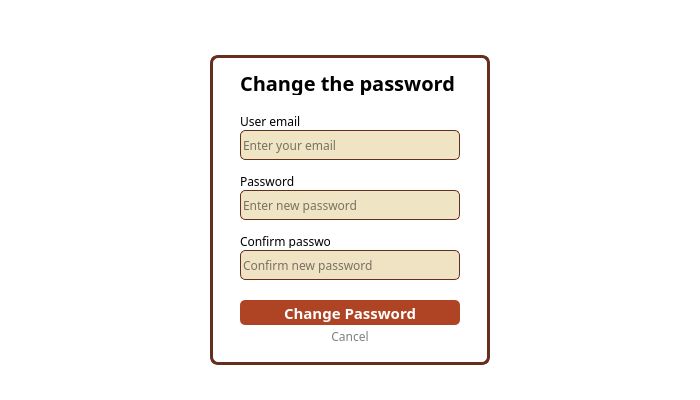
<?xml version="1.0" encoding="UTF-8"?>
<ui version="4.0">
 <class>Window</class>
 <widget class="QDialog" name="Window">
  <property name="geometry">
   <rect>
    <x>0</x>
    <y>0</y>
    <width>700</width>
    <height>400</height>
   </rect>
  </property>
  <property name="windowTitle">
   <string>Dialog</string>
  </property>
  <property name="styleSheet">
   <string notr="true">background-color: rgb(255, 255, 255); font-family: 'Montserrat', sans-serif;</string>
  </property>
  <property name="inputMethodHints">
   <set>Qt::ImhHiddenText</set>
  </property>
  <widget class="QLabel" name="welcomeLabel">
   <property name="geometry">
    <rect>
     <x>180</x>
     <y>-35</y>
     <width>340</width>
     <height>120</height>
    </rect>
   </property>
   <property name="text">
    <string/>
   </property>
   <property name="pixmap">
    <pixmap>Images/sign_up_in_color.png</pixmap>
   </property>
   <property name="scaledContents">
    <bool>true</bool>
   </property>
  </widget>
  <widget class="QLabel" name="boxLabel">
   <property name="geometry">
    <rect>
     <x>210</x>
     <y>55</y>
     <width>280</width>
     <height>310</height>
    </rect>
   </property>
   <property name="styleSheet">
    <string notr="true">border:3px solid rgb(102, 46, 28); border-radius:8px;</string>
   </property>
   <property name="frameShape">
    <enum>QFrame::NoFrame</enum>
   </property>
   <property name="frameShadow">
    <enum>QFrame::Sunken</enum>
   </property>
   <property name="lineWidth">
    <number>1</number>
   </property>
   <property name="midLineWidth">
    <number>2</number>
   </property>
   <property name="text">
    <string/>
   </property>
   <property name="scaledContents">
    <bool>false</bool>
   </property>
   <property name="indent">
    <number>-1</number>
   </property>
  </widget>
  <widget class="QLabel" name="changeLabel">
   <property name="geometry">
    <rect>
     <x>230</x>
     <y>70</y>
     <width>235</width>
     <height>25</height>
    </rect>
   </property>
   <property name="font">
    <font>
     <family>Montserrat,sans-serif</family>
     <pointsize>-1</pointsize>
     <weight>87</weight>
     <bold>true</bold>
    </font>
   </property>
   <property name="styleSheet">
    <string notr="true">font-weight:700; font-size:20px;</string>
   </property>
   <property name="text">
    <string>Change the password</string>
   </property>
   <property name="alignment">
    <set>Qt::AlignCenter</set>
   </property>
  </widget>
  <widget class="QLabel" name="emailLabel">
   <property name="geometry">
    <rect>
     <x>240</x>
     <y>115</y>
     <width>120</width>
     <height>13</height>
    </rect>
   </property>
   <property name="font">
    <font>
     <family>Montserrat,sans-serif</family>
    </font>
   </property>
   <property name="text">
    <string>User email</string>
   </property>
  </widget>
  <widget class="QLineEdit" name="emailInput">
   <property name="geometry">
    <rect>
     <x>240</x>
     <y>130</y>
     <width>220</width>
     <height>30</height>
    </rect>
   </property>
   <property name="font">
    <font>
     <family>Montserrat,sans-serif</family>
    </font>
   </property>
   <property name="styleSheet">
    <string notr="true">background-color: rgb(235, 220, 178, 200);
border : 1px solid #662E1C; border-radius:5px;</string>
   </property>
   <property name="placeholderText">
    <string>Enter your email</string>
   </property>
  </widget>
  <widget class="QLabel" name="passLabel">
   <property name="geometry">
    <rect>
     <x>240</x>
     <y>175</y>
     <width>120</width>
     <height>13</height>
    </rect>
   </property>
   <property name="font">
    <font>
     <family>Montserrat,sans-serif</family>
    </font>
   </property>
   <property name="text">
    <string>Password</string>
   </property>
  </widget>
  <widget class="QLineEdit" name="passInput">
   <property name="geometry">
    <rect>
     <x>240</x>
     <y>190</y>
     <width>220</width>
     <height>30</height>
    </rect>
   </property>
   <property name="font">
    <font>
     <family>Montserrat,sans-serif</family>
    </font>
   </property>
   <property name="styleSheet">
    <string notr="true">background-color: rgb(235, 220, 178, 200);
border : 1px solid #662E1C; border-radius:5px;</string>
   </property>
   <property name="echoMode">
    <enum>QLineEdit::Password</enum>
   </property>
   <property name="placeholderText">
    <string>Enter new password</string>
   </property>
  </widget>
  <widget class="QLabel" name="confLabel">
   <property name="geometry">
    <rect>
     <x>240</x>
     <y>235</y>
     <width>90</width>
     <height>13</height>
    </rect>
   </property>
   <property name="font">
    <font>
     <family>Montserrat,sans-serif</family>
    </font>
   </property>
   <property name="text">
    <string>Confirm password</string>
   </property>
  </widget>
  <widget class="QLineEdit" name="confInput">
   <property name="geometry">
    <rect>
     <x>240</x>
     <y>250</y>
     <width>220</width>
     <height>30</height>
    </rect>
   </property>
   <property name="font">
    <font>
     <family>Montserrat,sans-serif</family>
    </font>
   </property>
   <property name="styleSheet">
    <string notr="true">background-color: rgb(235, 219, 178, 200);
border : 1px solid #662E1C; border-radius:5px;</string>
   </property>
   <property name="inputMethodHints">
    <set>Qt::ImhHiddenText|Qt::ImhNoAutoUppercase|Qt::ImhNoPredictiveText|Qt::ImhSensitiveData</set>
   </property>
   <property name="echoMode">
    <enum>QLineEdit::Password</enum>
   </property>
   <property name="placeholderText">
    <string>Confirm new password</string>
   </property>
  </widget>
  <widget class="QPushButton" name="changeBtn">
   <property name="geometry">
    <rect>
     <x>240</x>
     <y>300</y>
     <width>220</width>
     <height>25</height>
    </rect>
   </property>
   <property name="font">
    <font>
     <family>Montserrat,sans-serif</family>
     <pointsize>-1</pointsize>
     <weight>75</weight>
     <bold>true</bold>
    </font>
   </property>
   <property name="cursor">
    <cursorShape>PointingHandCursor</cursorShape>
   </property>
   <property name="styleSheet">
    <string notr="true">#changeBtn{ 
background-color: rgb(175, 68, 37);
color : white; 
font-weight:600; 
font-size: 15px; 
border-radius:5px;
} 
#changeBtn::hover {
background-color: #9f3e22;
}</string>
   </property>
   <property name="text">
    <string>Change Password</string>
   </property>
  </widget>
  <widget class="QLabel" name="cancelLabel">
   <property name="geometry">
    <rect>
     <x>260</x>
     <y>330</y>
     <width>180</width>
     <height>13</height>
    </rect>
   </property>
   <property name="font">
    <font>
     <family>Montserrat,sans-serif</family>
    </font>
   </property>
   <property name="cursor">
    <cursorShape>PointingHandCursor</cursorShape>
   </property>
   <property name="styleSheet">
    <string notr="true">#cancelLabel{
	color: rgb(128, 128, 128);
}
#cancelLabel::hover{
	color: rgb(175, 68, 37);
}</string>
   </property>
   <property name="text">
    <string>Cancel</string>
   </property>
   <property name="alignment">
    <set>Qt::AlignCenter</set>
   </property>
  </widget>
 </widget>
 <resources/>
 <connections/>
</ui>
